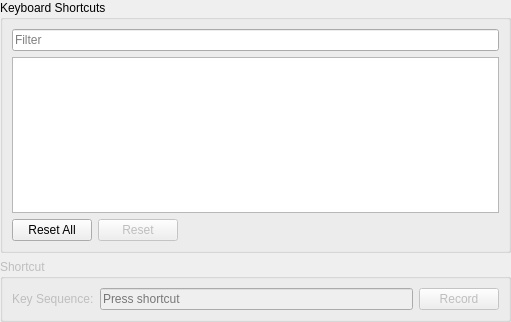
<?xml version="1.0" encoding="UTF-8"?>
<ui version="4.0">
 <class>Gui::ShortcutSettings</class>
 <widget class="QWidget" name="Gui::ShortcutSettings">
  <property name="geometry">
   <rect>
    <x>0</x>
    <y>0</y>
    <width>511</width>
    <height>322</height>
   </rect>
  </property>
  <property name="windowTitle">
   <string>Shortcuts</string>
  </property>
  <layout class="QVBoxLayout" name="verticalLayout">
   <property name="leftMargin">
    <number>0</number>
   </property>
   <property name="topMargin">
    <number>0</number>
   </property>
   <property name="rightMargin">
    <number>0</number>
   </property>
   <property name="bottomMargin">
    <number>0</number>
   </property>
   <item>
    <widget class="QGroupBox" name="groupBox">
     <property name="title">
      <string>Keyboard Shortcuts</string>
     </property>
     <layout class="QGridLayout" name="gridLayout">
      <item row="0" column="0" colspan="3">
       <widget class="QLineEdit" name="filterLineEdit">
        <property name="placeholderText">
         <string>Filter</string>
        </property>
        <property name="clearButtonEnabled">
         <bool>true</bool>
        </property>
       </widget>
      </item>
      <item row="1" column="0" colspan="3">
       <widget class="QTreeView" name="shortcutsView">
        <property name="sortingEnabled">
         <bool>true</bool>
        </property>
       </widget>
      </item>
      <item row="2" column="0">
       <widget class="QPushButton" name="resetAllButton">
        <property name="text">
         <string>Reset All</string>
        </property>
       </widget>
      </item>
      <item row="2" column="1">
       <widget class="QPushButton" name="resetButton">
        <property name="enabled">
         <bool>false</bool>
        </property>
        <property name="text">
         <string>Reset</string>
        </property>
       </widget>
      </item>
      <item row="2" column="2">
       <spacer name="horizontalSpacer">
        <property name="orientation">
         <enum>Qt::Horizontal</enum>
        </property>
        <property name="sizeHint" stdset="0">
         <size>
          <width>312</width>
          <height>20</height>
         </size>
        </property>
       </spacer>
      </item>
     </layout>
    </widget>
   </item>
   <item>
    <widget class="QGroupBox" name="shortcutBox">
     <property name="enabled">
      <bool>false</bool>
     </property>
     <property name="title">
      <string>Shortcut</string>
     </property>
     <layout class="QHBoxLayout" name="horizontalLayout">
      <item>
       <widget class="QLabel" name="label">
        <property name="text">
         <string>Key Sequence:</string>
        </property>
       </widget>
      </item>
      <item>
       <widget class="QKeySequenceEdit" name="keySequenceEdit"/>
      </item>
      <item>
       <widget class="QPushButton" name="recordButton">
        <property name="text">
         <string>Record</string>
        </property>
       </widget>
      </item>
     </layout>
    </widget>
   </item>
  </layout>
 </widget>
 <resources/>
 <connections/>
</ui>
